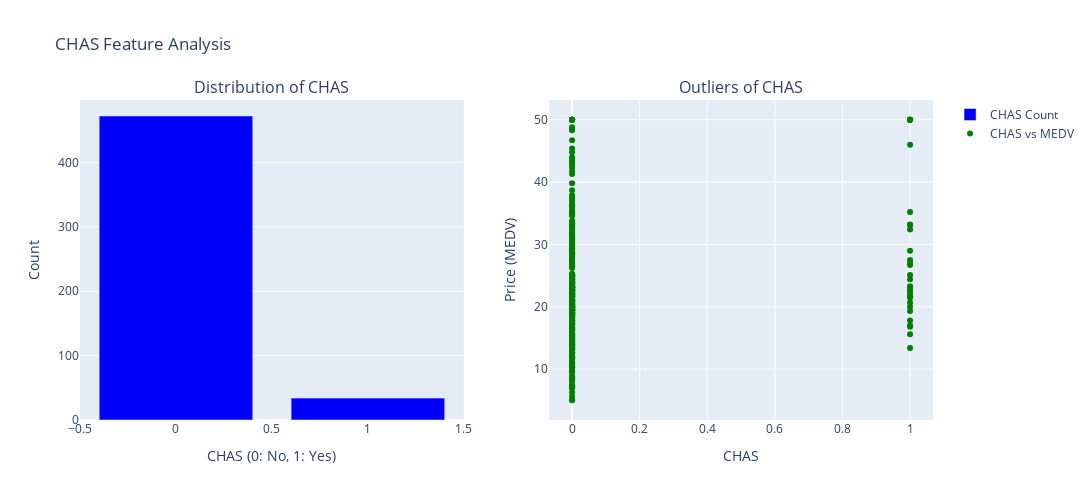

Notebook source saved alongside this figure:
### Markdown cell above
#### `CHAS`

Charles River dummy variable (1 if tract bounds river; 0 otherwise)

### Code cell
# Preparing the data for the Bar Plot (calculating the repetitions)
chas_counts = df_clean['CHAS'].value_counts()

fig = make_subplots(rows=1, cols=2, subplot_titles=('Distribution of CHAS', 'Outliers of CHAS', 'Relation between CHAS and MEDV'))

# 1. Distribution of CHAS (Bar Plot)
# We use chas_counts.index for the x-axis (0 and 1) and chas_counts.values for the y-axis (number).
fig.add_trace(go.Bar(x=chas_counts.index, y=chas_counts.values, name='CHAS Count',marker_color='blue'), row=1, col=1)

# Relation between CHAS and MEDV
fig.add_trace(go.Scatter(x=df_clean['CHAS'], y=df_clean['MEDV'], mode='markers', name='CHAS vs MEDV', marker=dict(color='green')), row=1, col=2)


# Labeling the axes for each drawing
# 1. Bar Plot
fig.update_xaxes(title_text='CHAS (0: No, 1: Yes)', row=1, col=1)
fig.update_yaxes(title_text='Count', row=1, col=1)

# 2. Scatter Plot
fig.update_xaxes(title_text='CHAS', row=1, col=2)
fig.update_yaxes(title_text='Price (MEDV)', row=1, col=2)



fig.update_layout(
    height=500,  # Length
    width=1200,  # Width
    title_text="CHAS Feature Analysis",
    showlegend=True
)

### Figure 1 — Plotly figure (JSON) as saved in the notebook; plotly's stock layout.template omitted (floating-point values rounded to 4 significant figures; data arrays with more than 128 entries replaced by an {"elided": "..."} marker saying what was removed)
{"data": [{"marker": {"color": "blue"}, "name": "CHAS Count", "type": "bar", "x": [0.0, 1.0], "xaxis": "x", "y": [472, 34], "yaxis": "y"}, {"marker": {"color": "green"}, "mode": "markers", "name": "CHAS vs MEDV", "type": "scatter", "x": {"elided": "506 float values"}, "xaxis": "x2", "y": {"elided": "506 float values"}, "yaxis": "y2"}], "layout": {"annotations": [{"font": {"size": 16}, "showarrow": false, "text": "Distribution of CHAS", "x": 0.225, "xanchor": "center", "xref": "paper", "y": 1, "yanchor": "bottom", "yref": "paper"}, {"font": {"size": 16}, "showarrow": false, "text": "Outliers of CHAS", "x": 0.775, "xanchor": "center", "xref": "paper", "y": 1, "yanchor": "bottom", "yref": "paper"}], "height": 500, "showlegend": true, "title": {"text": "CHAS Feature Analysis"}, "width": 1200, "xaxis": {"anchor": "y", "domain": [0, 0.45], "title": {"text": "CHAS (0: No, 1: Yes)"}}, "xaxis2": {"anchor": "y2", "domain": [0.55, 1], "title": {"text": "CHAS"}}, "yaxis": {"anchor": "x", "domain": [0, 1], "title": {"text": "Count"}}, "yaxis2": {"anchor": "x2", "domain": [0, 1], "title": {"text": "Price (MEDV)"}}}}
